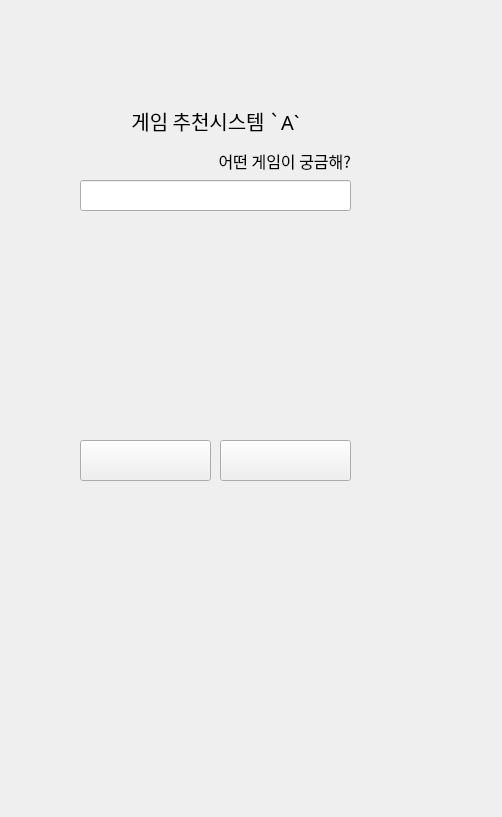
<?xml version="1.0" encoding="UTF-8"?>
<ui version="4.0">
 <class>Form</class>
 <widget class="QWidget" name="Form">
  <property name="geometry">
   <rect>
    <x>0</x>
    <y>0</y>
    <width>502</width>
    <height>817</height>
   </rect>
  </property>
  <property name="windowTitle">
   <string>Form</string>
  </property>
  <widget class="QLabel" name="label">
   <property name="geometry">
    <rect>
     <x>-110</x>
     <y>-70</y>
     <width>801</width>
     <height>951</height>
    </rect>
   </property>
   <property name="text">
    <string/>
   </property>
   <property name="pixmap">
    <pixmap>흰배경.png</pixmap>
   </property>
  </widget>
  <widget class="QLabel" name="label_2">
   <property name="geometry">
    <rect>
     <x>-110</x>
     <y>-50</y>
     <width>641</width>
     <height>881</height>
    </rect>
   </property>
   <property name="text">
    <string/>
   </property>
   <property name="pixmap">
    <pixmap>GAM3-BO1_pyqt_2.png</pixmap>
   </property>
  </widget>
  <widget class="QLabel" name="label_3">
   <property name="geometry">
    <rect>
     <x>70</x>
     <y>100</y>
     <width>291</width>
     <height>41</height>
    </rect>
   </property>
   <property name="font">
    <font>
     <family>Galmuri7</family>
     <pointsize>15</pointsize>
    </font>
   </property>
   <property name="text">
    <string>게임 추천시스템 `A`</string>
   </property>
   <property name="alignment">
    <set>Qt::AlignCenter</set>
   </property>
  </widget>
  <widget class="QLabel" name="label_5">
   <property name="geometry">
    <rect>
     <x>110</x>
     <y>140</y>
     <width>241</width>
     <height>41</height>
    </rect>
   </property>
   <property name="font">
    <font>
     <family>Galmuri11</family>
     <pointsize>12</pointsize>
    </font>
   </property>
   <property name="cursor">
    <cursorShape>PointingHandCursor</cursorShape>
   </property>
   <property name="text">
    <string>어떤 게임이 궁금해?</string>
   </property>
   <property name="alignment">
    <set>Qt::AlignRight|Qt::AlignTrailing|Qt::AlignVCenter</set>
   </property>
  </widget>
  <widget class="QPushButton" name="btn_recommendation_1">
   <property name="geometry">
    <rect>
     <x>80</x>
     <y>440</y>
     <width>131</width>
     <height>41</height>
    </rect>
   </property>
   <property name="font">
    <font>
     <family>Galmuri11 Bold</family>
    </font>
   </property>
   <property name="text">
    <string/>
   </property>
   <property name="icon">
    <iconset>
     <normaloff>PHONE2.png</normaloff>PHONE2.png</iconset>
   </property>
   <property name="iconSize">
    <size>
     <width>133</width>
     <height>133</height>
    </size>
   </property>
  </widget>
  <widget class="QPushButton" name="btn_recommendation_2">
   <property name="geometry">
    <rect>
     <x>220</x>
     <y>440</y>
     <width>131</width>
     <height>41</height>
    </rect>
   </property>
   <property name="font">
    <font>
     <family>Galmuri11 Bold</family>
    </font>
   </property>
   <property name="text">
    <string/>
   </property>
   <property name="icon">
    <iconset>
     <normaloff>COMPUTER3.png</normaloff>COMPUTER3.png</iconset>
   </property>
   <property name="iconSize">
    <size>
     <width>133</width>
     <height>133</height>
    </size>
   </property>
  </widget>
  <widget class="QLabel" name="lbl_recommendation">
   <property name="geometry">
    <rect>
     <x>80</x>
     <y>230</y>
     <width>271</width>
     <height>191</height>
    </rect>
   </property>
   <property name="font">
    <font>
     <family>Galmuri11</family>
     <pointsize>15</pointsize>
    </font>
   </property>
   <property name="text">
    <string/>
   </property>
  </widget>
  <widget class="QLineEdit" name="le_keyword">
   <property name="geometry">
    <rect>
     <x>80</x>
     <y>180</y>
     <width>271</width>
     <height>31</height>
    </rect>
   </property>
   <property name="font">
    <font>
     <family>Galmuri11</family>
     <pointsize>10</pointsize>
    </font>
   </property>
  </widget>
 </widget>
 <resources/>
 <connections/>
</ui>
